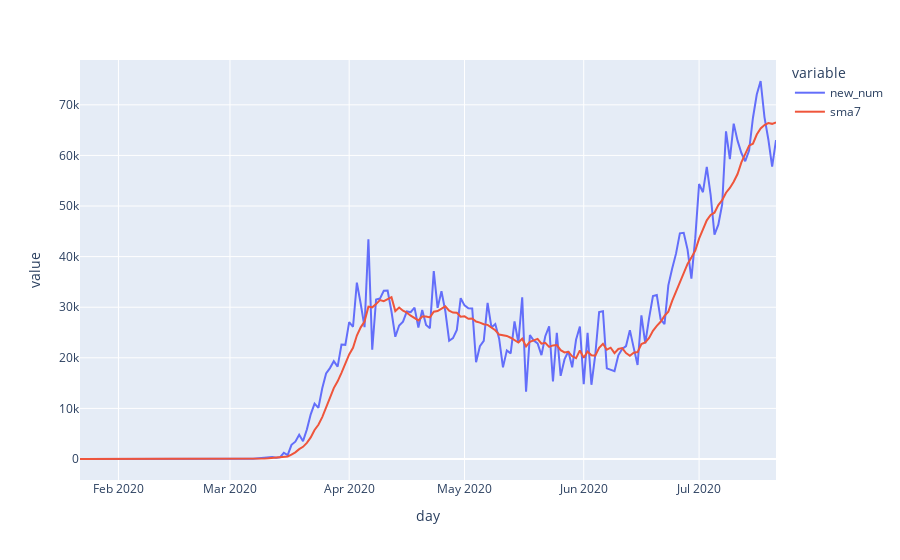

Notebook code cell kept with this figure:
### Markdown cell above
* pandas 以前默认只支持 matplotlib 用来画图
* 后面提供了新机制支持不同的画图工具，我们修改 pd.options.plotting.backend 的值，来使用 plotly 来画图
* 因为疫情数据和时间相关，是时间序列，我们在这里把 day列 转成索引(index)
* 最后直接在 new_us_daily 上调用 plot() 就把图画出来了

### Code cell
pd.options.plotting.backend = "plotly"
new_us_daily = us_daily.set_index("day")
fig = new_us_daily.plot()
fig.show()

### Figure 1 — Plotly figure (JSON) as saved in the notebook; plotly's stock layout.template omitted (floating-point values rounded to 4 significant figures; data arrays with more than 128 entries replaced by an {"elided": "..."} marker saying what was removed)
{"data": [{"hovertemplate": "variable=new_num<br>day=%{x}<br>value=%{y}<extra></extra>", "legendgroup": "new_num", "line": {"color": "#636efa", "dash": "solid"}, "mode": "lines", "name": "new_num", "orientation": "v", "showlegend": true, "type": "scatter", "x": {"elided": "182 str values"}, "xaxis": "x", "y": {"elided": "182 int values"}, "yaxis": "y"}, {"hovertemplate": "variable=sma7<br>day=%{x}<br>value=%{y}<extra></extra>", "legendgroup": "sma7", "line": {"color": "#EF553B", "dash": "solid"}, "mode": "lines", "name": "sma7", "orientation": "v", "showlegend": true, "type": "scatter", "x": {"elided": "182 str values"}, "xaxis": "x", "y": {"elided": "182 int values"}, "yaxis": "y"}], "layout": {"legend": {"title": {"text": "variable"}, "tracegroupgap": 0}, "margin": {"t": 60}, "xaxis": {"anchor": "y", "domain": [0, 1], "title": {"text": "day"}}, "yaxis": {"anchor": "x", "domain": [0, 1], "title": {"text": "value"}}}}
